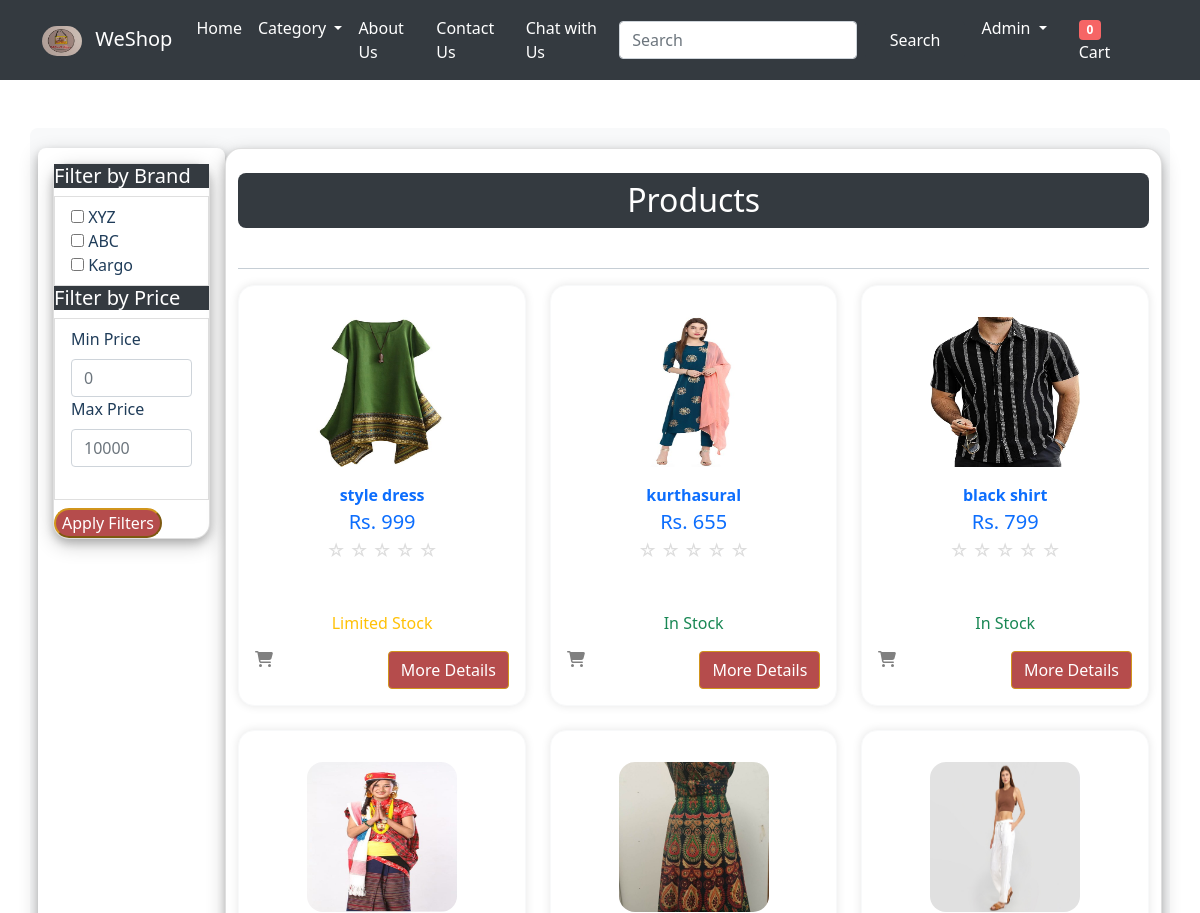
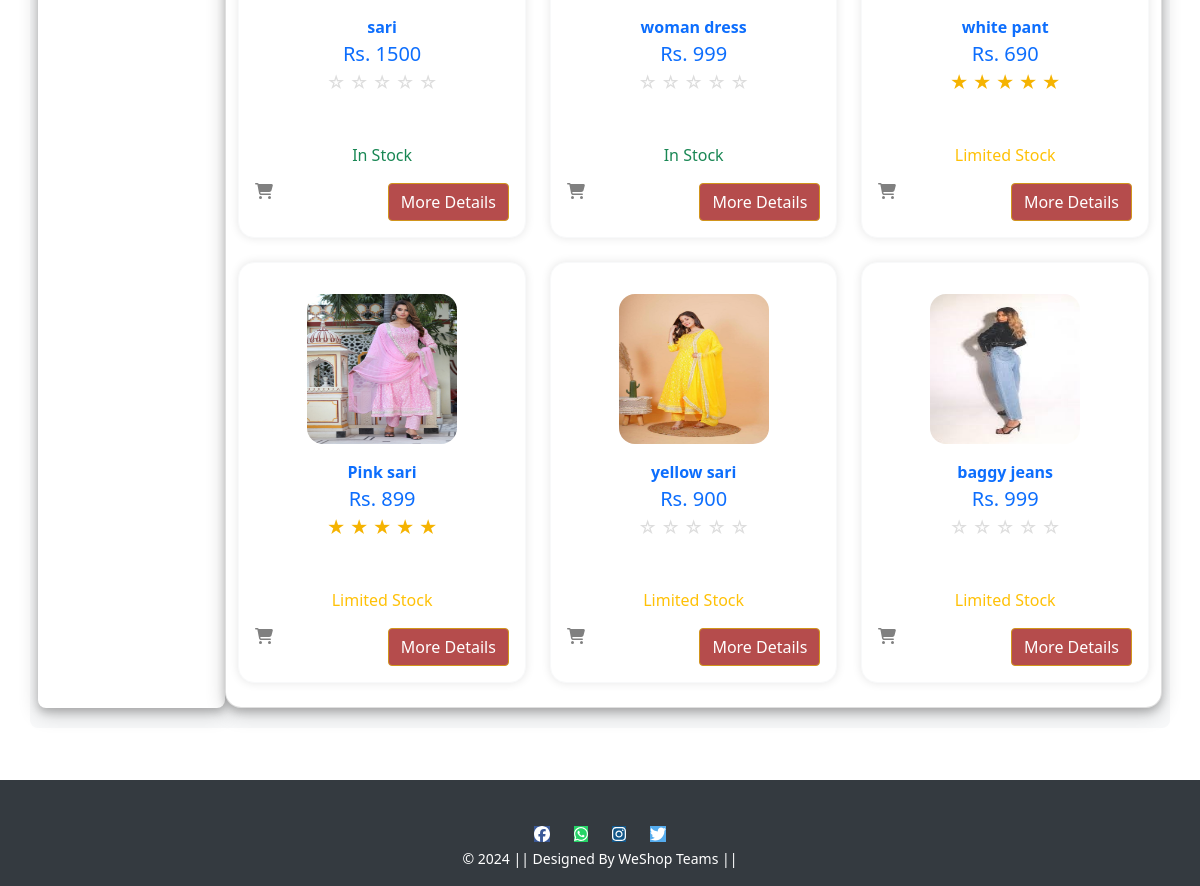
The page /womancloth/ (signed in) on the database its author committed (2 pictures, top to bottom).
### app/models.py (models this page shows, shortened)
class Product(models.Model):
    seller = models.ForeignKey(User,on_delete=models.CASCADE)
    admin = models.ForeignKey(Admin,on_delete=models.CASCADE,null=True, blank=True)
    title =models.CharField(max_length=100)
    selling_price =models.PositiveIntegerField()
    discounted_price = models.PositiveIntegerField()
    description = models.TextField()
    brand = models.CharField(max_length=50)
    category = models.CharField(choices=CATEGORY_CHOICES,max_length=2)
    product_image = models.ImageField(upload_to='prductimg')
    quantity = models.PositiveIntegerField(verbose_name="Quantity",null=True, blank=True)
    created_at = models.DateTimeField(auto_now_add=True,null=True, blank=True)
    average_rating = models.FloatField(default=0)  # New field for average rating
    stock_status = models.CharField(max_length=20, default='In Stock')  # New field for stock status

### app/views.py (the view)
# urls.py: path('womancloth/', views.womancloth, name='womancloth'),
@login_required
def womancloth(request):
    return product_list_view(request, 'W', 'womancloth', 'app/womancloth.html')

### app/views.py (called while the page is built)
def calculate_total_items(user):
    return sum(item.quantity for item in Cart.objects.filter(user=user))

def apply_filters(queryset, request):
    brand = request.GET.get('brand')
    min_price = request.GET.get('min_price')
    max_price = request.GET.get('max_price')
    if brand:
        queryset = queryset.filter(brand__in=brand.split(','))
    if min_price:
        queryset = queryset.filter(discounted_price__gte=min_price)
    if max_price:
        queryset = queryset.filter(discounted_price__lte=max_price)
    return queryset

def product_list_view(request, category, context_name, template_name):
    products = Product.objects.filter(category=category, quantity__gt=0)
    products = apply_filters(products, request)
    total_items = calculate_total_items(request.user) if request.user.is_authenticated else 0
    context = {context_name: products, 'totalitem': total_items}
    return render(request, template_name, context)

### templates/app/womancloth.html (shortened to what this page needs)
{% extends 'app/base.html' %}
{% load static %}
{% block main-content %}
<div class="container my-5" style="background-color: #f8f9fa; padding: 20px; border-radius: 8px;">
  <div class="row">
    <div class="col-md-2" style="background-color: #ffffff; padding: 15px; border-radius: 8px; box-shadow: 0 4px 8px rgba(0, 0, 0, 0.2), 0 6px 20px rgba(0, 0, 0, 0.2);">
      <div class="card thumbnail list-group">
        <form method="get" id="filter-form">
          <h5 class=" text-white" style=" background-color: #343a40;">Filter by Brand</h5>
          <div class="list-group-item">
            <input type="checkbox" name="brand" value="xyz"> XYZ<br>
            <input type="checkbox" name="brand" value="abc"> ABC<br>
            <input type="checkbox" name="brand" value="kargo"> Kargo<br>
          </div>
          <h5 class="text-white" style="background-color: #343a40;">Filter by Price</h5>
          <div class="list-group-item">
            <label for="min_price">Min Price</label>
            <input type="number" name="min_price" id="min_price" class="form-control" placeholder="0" min="0">
            <label for="max_price">Max Price</label>
            <input type="number" name="max_price" id="max_price" class="form-control" placeholder="10000" min="0"><br>
          </div>
          <button type="submit" class=" thumbnail btn-primary mt-2" style="background-color: rgb(181, 76, 76);">Apply Filters</button>
        </form>
      </div>
    </div>
    <div class="card thumbnail col-md-10">
      <h2 class="page_heading text-center text-white py-2 my-4" style="border-radius: 8px; background-color: #343a40;">Products</h2>
      <hr>
      <div class="row">
        {% for product in womancloth %}
        <div class="col-md-4 mb-4">
          <div class="card border-light h-100" style="box-shadow: 0 0 10px rgba(0,0,0,0.1);">
            <div class="card-body text-center">
              <a href="{% url 'product-detail' product.id %}" class="btn btn-link text-decoration-none">
                <div class="item">
                  <img class="thumbnail img-fluid" src="{{ product.product_image.url }}" alt="{{ product.name }}" style="height: 150px; width: 150px;">
                  <div class="mt-3">
                    <span class="fw-bold">{{ product.title }}</span><br>
                    <span class="fs-5">Rs. {{ product.discounted_price }}</span><br>
                    <span> <p class="star-rating mb-0 me-3" style="font-size: 18px;">
                      <div class="rating-stars">
                        {% for i in "12345" %}
                          {%  if product.average_rating >= i|add:"0" %}
                            <span class="star-icon" style="font-size: 18px; color: #f5b301;">&#9733;</span>
                          {% else %}
                            <span class="star-icon" style="font-size: 18px; color: #ddd;">&#9734;</span>
                          {% endif %}
                        {% endfor %}
                      </div>
                     </p>
                   </span><br>
                  </div>
                </div>
              </a>
              <p class="card-text">
                {% if product.stock_status == 'In Stock' %}
                  <span class="text-success" style="font-size: average;">{{ product.stock_status }}</span>
                {% elif product.stock_status == 'Limited Stock' %}
                  <span class="text-warning" style="font-size: average;">{{ product.stock_status }}</span>
                {% else %}
                  <span class="text-danger" style="font-size: average;">{{ product.stock_status }}</span>
                {% endif %}
              </p>
              <div class="d-flex justify-content-between mt-3">
                <i class="fa fa-shopping-cart" style="color: gray; cursor: pointer;"></i>
                <a href="{% url 'product-detail' product.id %}" class="btn btn-primary" style="background-color: rgb(181, 76, 76);">More Details</a>
              </div>
            </div>
          </div>
        </div>
        {% endfor %}
      </div>
    </div>
  </div>
</div>
{% endblock main-content %}

### templates/app/base.html (shortened to what this page needs)
<!doctype html>
{% load static %}
<html lang="en">
  <head>
    <link rel="stylesheet" href="https://stackpath.bootstrapcdn.com/bootstrap/4.5.2/css/bootstrap.min.css">
    <link rel="stylesheet" href="{% static 'app/css/style.css' %}">
    <link rel="stylesheet" href="{% static 'app/css/owl.carousel.min.css' %}">
    <link rel="stylesheet" href="{% static 'app/css/all.min.css' %}">
    <link rel="stylesheet" href="{% static 'app/css/bootstrap.min.css' %}">
    <link rel="stylesheet" href="../../../static/app/css/seller/newbase.css">
  </head>
  <body>
    <nav class="navbar navbar-expand-lg navbar-dark">
      <div class="container">
        <a class="navbar-brand" href="/">
          <img src="{% static 'app/images/logo.jpg' %}" alt="WeShop Logo" width="40" height="30" class="mr-2"> WeShop
        </a>
        <div class="collapse navbar-collapse" id="navbarSupportedContent">
          <ul class="navbar-nav me-auto mb-2 mb-lg-0">
            <li class="nav-item">
              <a class="nav-link active" aria-current="page" href="/">Home</a>
            </li>
            <li class="nav-item dropdown">
              <a class="nav-link dropdown-toggle" href=" " id="categoryDropdown" role="button" data-bs-toggle="dropdown" aria-expanded="false">
                Category
              </a>
            </li>
            <li class="nav-item">
              <a class="nav-link" href="{% url 'about' %}">About Us</a>
            </li>
            <li class="nav-item">
              <a class="nav-link" href="{% url 'contactus' %}">Contact Us</a>
            </li>
            <li class="nav-item">
              <a class="nav-link" href="{% url 'chat' %}">Chat with Us</a>
            </li>
          </ul>
          <form class="d-flex ml-auto" action="{% url 'search' %}" method="GET">
            <input class="form-control me-2" type="text" name="q" id="search-input" value="{{ query }}" placeholder="Search" aria-label="Search"
              list="category-suggestions" autocomplete="off" />
            <button class="btn btn-search" type="submit">Search</button>
          </form>
          <div>
            <ul class="navbar-nav me-auto mb-2 mb-lg-0">
              {% if request.user.is_authenticated %}
              <li class="nav-item dropdown mx-2">
                <a class="nav-link dropdown-toggle" href="#" id="profileDropdown" role="button" data-bs-toggle="dropdown" aria-expanded="false">
                  {{ request.user.username|capfirst }}
                </a>
              </li>
              <li class="nav-item mx-2">
                <a href="{% url 'showcart' %}" class="nav-link"><span class="badge bg-danger" id="totalitem">{{ totalitem }}</span> Cart</a>
              </li>
              {% endif %}
            </ul>
          </div>
        </div>
      </div>
    </nav>
    {% block main-content %} {% endblock main-content %}
    <div class="wrapper">
      <footer class="footer text-center p-3 mt-1">
        <div class="container">
          <div class="row">
            <div class="col-md-12 col-sm-12">
              <p class="footer-icons">
                <a href="https://www.facebook.com" target="_blank"><span class="fab fa-facebook"></span></a>
                <a href="https://www.whatsapp.com" target="_blank"><span class="fab fa-whatsapp"></span></a>
                <a href="https://www.instagram.com" target="_blank"><span class="fab fa-instagram"></span></a>
                <a href="https://www.twitter.com" target="_blank"><span class="fab fa-twitter"></span></a>
              </p>
              <small>&copy; 2024 || Designed By WeShop Teams ||</small>
              <br>
            </div>
          </div>
        </div>
      </footer>
    </div>
  </body>
</html>

### static/app/css/style.css (style rules this page uses)
footer { padding: 0px 0px 0px 0px; background-color: black; margin: 0px; }
.fa-facebook { background: #3B5998; color: white; margin-top: 30px; }
.fa-whatsapp { background: #25d366; color: white; }
.fa-twitter { background: #55ACEE; color: white; }
.fa-instagram { background: #125688; color: white; }
p { text-align: center; }

### static/app/css/seller/newbase.css (style rules this page uses)
.navbar-nav .nav-item .nav-link { color: #fff; }
.footer-icons a { color: #fff; margin: 0 10px; text-decoration: none; }
.navbar { background-color: #343a40; }
.footer { background-color: #343a40; color: #fff; }
.footer p, .footer small { margin: 0; color: #fff; }
.btn-search { background-color: #343a40; border-color: #343a40; color: #fff; padding: 0.375rem 1.5rem; }
.navbar-brand img { vertical-align: middle; display: inline-block; }

### templates/app/base.html (style rules this page uses)
.navbar-nav .nav-item .nav-link { color: #fff; }
.footer-icons a { color: #fff; margin: 0 10px; text-decoration: none; }
.navbar { background-color: #343a40; }
.footer { background-color: #343a40; color: #fff; }
.footer p, .footer small { margin: 0; color: #fff; }
.btn-search { background-color: #343a40; border-color: #343a40; color: #fff; padding: 0.375rem 1.5rem; }
.navbar-brand img { vertical-align: middle; display: inline-block; }
.mr-2 { border-radius: 1rem; }
html, body { height: 100%; margin: 0; }
.wrapper { display: flex; flex-direction: column; }

### templates/app/womancloth.html (style rules this page uses)
.thumbnail { border-radius: 1rem; }
.card { border-radius: 1rem; box-shadow: 0 4px 8px rgba(0, 0, 0, 0.2), 0 6px 20px rgba(0, 0, 0, 0.2); }

### rows shown on the page
Product: product_image (picture), title "style dress", discounted_price "999", average_rating 0 (drawn), stock_status "Limited Stock"
Product: product_image (picture), title "kurthasural", discounted_price "655", average_rating 0 (drawn), stock_status "In Stock"
Product: product_image (picture), title "black shirt", discounted_price "799", average_rating 0 (drawn), stock_status "In Stock"
Product: product_image (picture), title "sari", discounted_price "1500", average_rating 0 (drawn), stock_status "In Stock"
Product: product_image (picture), title "woman dress", discounted_price "999", average_rating 0 (drawn), stock_status "In Stock"
Product: product_image (picture), title "white pant", discounted_price "690", average_rating 5 (drawn), stock_status "Limited Stock"
Product: product_image (picture), title "Pink sari", discounted_price "899", average_rating 5 (drawn), stock_status "Limited Stock"
Product: product_image (picture), title "yellow sari", discounted_price "900", average_rating 0 (drawn), stock_status "Limited Stock"
Product: product_image (picture), title "baggy jeans", discounted_price "999", average_rating 0 (drawn), stock_status "Limited Stock"

### other values the page prints
{{ request.user.username|capfirst }} "Admin"
{{ totalitem }} "0"
